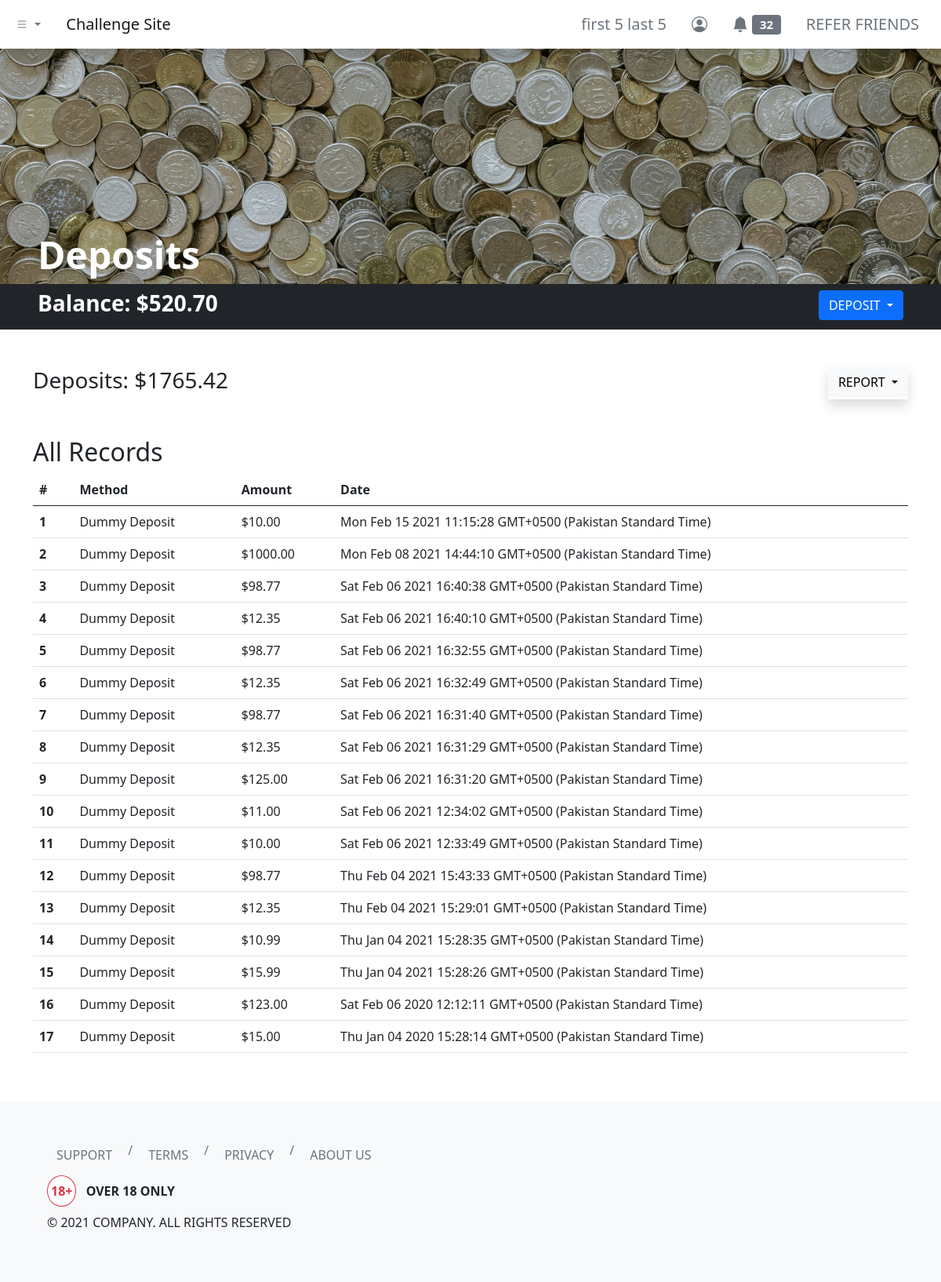
/dashboard/deposits/index.php (signed in), run on an earlier commit of the app's database.
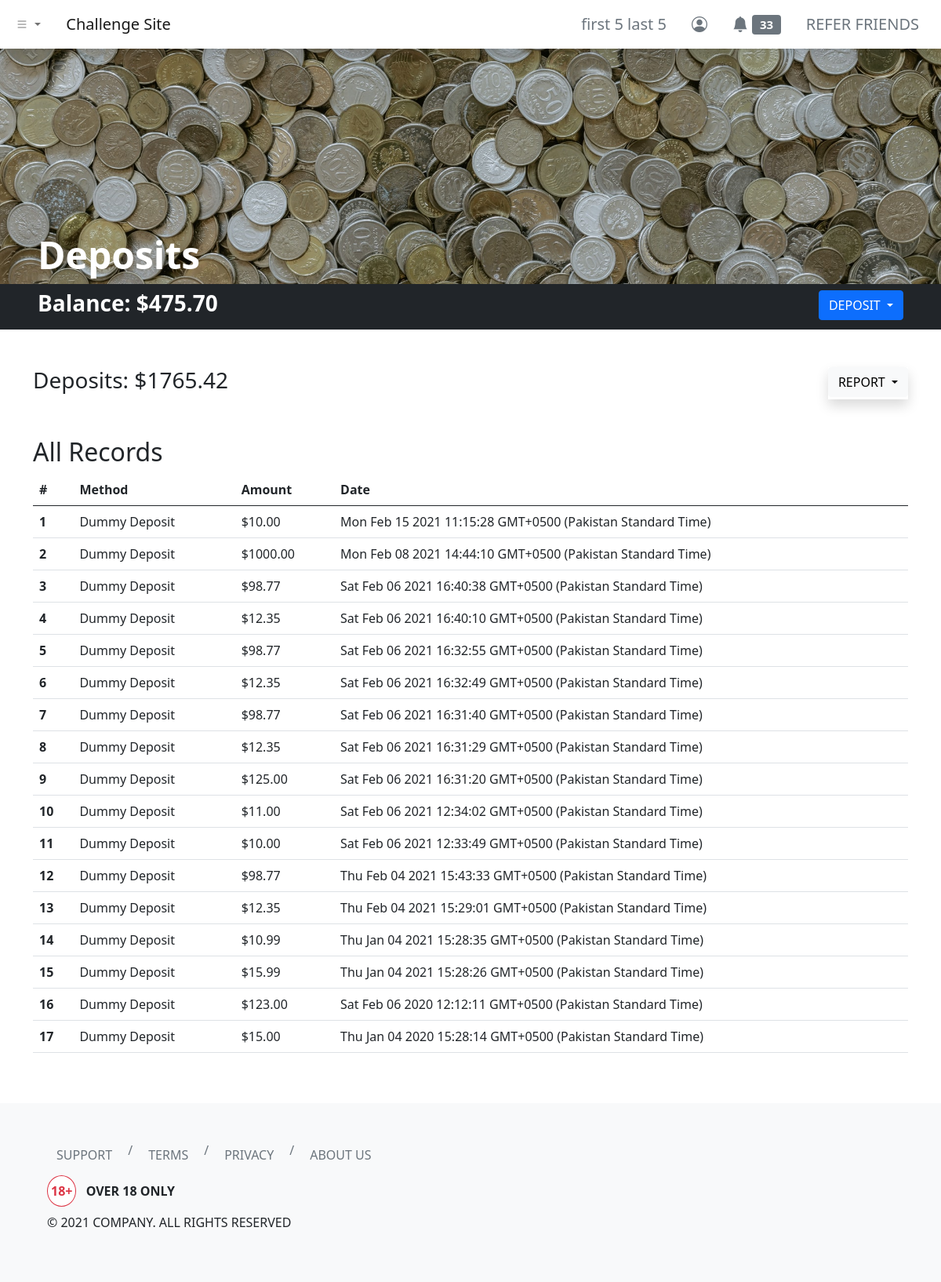
And on a later commit of the database.
### tables this page shows
CREATE TABLE `users` (
  `id` int(11) NOT NULL,
  `username` varchar(255) NOT NULL,
  `first_name` varchar(255) NOT NULL,
  `last_name` varchar(255) NOT NULL,
  `email` varchar(255) NOT NULL,
  `user_password` varchar(255) NOT NULL,
  `balance` decimal(65,30) UNSIGNED NOT NULL DEFAULT 0.000000000000000000000000000000,
  `skill_points` int(11) NOT NULL
);

CREATE TABLE `deposit_log` (
  `deposit_id` int(11) NOT NULL,
  `deposit_by` int(11) NOT NULL,
  `method` varchar(255) NOT NULL,
  `amount` decimal(65,30) UNSIGNED NOT NULL,
  `client_date` varchar(255) NOT NULL,
  `server_timestamp` timestamp NOT NULL DEFAULT current_timestamp()
);

### dashboard/deposits/index.php (the view, shortened to what this page needs)
<?php
include '../../header.php';
?>
<link rel="stylesheet" href="./index.css">
<div class="hero bg-dark d-flex align-items-end px-5">
    <h1 class="text-white display-5 fw-bold">Deposits</h1>
</div>
<div class="container-fluid bg-dark py-2 px-5">
    <div class="row">
        <div class="col d-flex justify-content-between">
            <h3 class="text-white fw-bold">Balance:
                <?php
                include_once '../../php-apis/db-config.php';
                $user_id = $_SESSION['id'];
                $sql3 = "SELECT * FROM users WHERE id=$user_id";
                $result3 = mysqli_query($conn, $sql3);
                if (mysqli_num_rows($result3) > 0) {
                    while ($row3 = mysqli_fetch_assoc($result3)) {
                        echo '$' . number_format($row3['balance'], 2, '.', '');
                    }
                } else {
                    header("Location: ../../php-apis/logout.php");
                    die();
                }
                ?>
            </h3>
            <div class="dropdown">
                <button class="btn btn-primary dropdown-toggle text-uppercase" type="button" data-bs-toggle="dropdown" aria-expanded="false">
                    Deposit
                </button>
            </div>
        </div>
    </div>
</div>
<div class="container my-5">
    <div class="row">
        <div class="col">
            <h3>Deposits:
                <?php
                $sql = "SELECT SUM(amount) AS depositSum FROM deposit_log WHERE deposit_by = $user_id";
                $result = mysqli_query($conn, $sql);
                if (mysqli_num_rows($result) > 0) {
                    while ($row = mysqli_fetch_assoc($result)) {
                        echo '$' . number_format($row['depositSum'], 2, '.', '');
                    }
                } else {
                    echo "$0.00";
                }
                ?>
            </h3>
        </div>
        <div class="col d-flex">
            <div class="dropdown shadow ms-auto">
                <button class="btn btn-light dropdown-toggle text-uppercase" type="button" data-bs-toggle="dropdown" aria-expanded="false">
                    Report
                </button>
            </div>
        </div>
    </div>
</div>
<div class="container my-5">
    <div class="row">
        <div class="col">
            <h2 class="text-capitalize"><?php echo (isset($_GET['report-filter']) && !empty($_GET['report-filter'])) ? (str_replace("-", " ", mysqli_real_escape_string($conn, clean_input($_GET['report-filter'])))) : ("All") ?> Records</h2>
            <table class="table">
                <thead>
                    <tr>
                        <th scope="col">#</th>
                        <th scope="col">Method</th>
                        <th scope="col">Amount</th>
                        <th scope="col">Date</th>
                    </tr>
                </thead>
                <tbody>
                    <?php
                    if (isset($_GET['report-filter']) && !empty($_GET['report-filter'])) {
                        $reportFilter = mysqli_real_escape_string($conn, clean_input($_GET["report-filter"]));
                        switch ($reportFilter) {
                            case "current-month":
                                $sql2 = "SELECT * FROM deposit_log WHERE MONTH(server_timestamp) = MONTH(CURRENT_DATE()) AND YEAR(server_timestamp) = YEAR(CURRENT_DATE()) AND deposit_by = $user_id ORDER BY server_timestamp DESC";
                                break;
                            case "previous-month":
                                $sql2 = "SELECT * FROM deposit_log WHERE YEAR(server_timestamp) = YEAR(CURRENT_DATE() - INTERVAL 1 MONTH) AND MONTH(server_timestamp) = MONTH(CURRENT_DATE() - INTERVAL 1 MONTH) AND deposit_by = $user_id ORDER BY server_timestamp DESC";
                                break;
                            case "current-year":
                                $sql2 = "SELECT * FROM deposit_log WHERE YEAR(server_timestamp) = YEAR(CURRENT_DATE()) AND deposit_by = $user_id ORDER BY server_timestamp DESC";
                                break;
                            case "all":
                                $sql2 = "SELECT * FROM deposit_log WHERE deposit_by = $user_id ORDER BY server_timestamp DESC";
                                break;
                            default:
                                $sql2 = "SELECT * FROM deposit_log WHERE deposit_by = $user_id ORDER BY server_timestamp DESC";
                        }
                    } else {
                        $sql2 = "SELECT * FROM deposit_log WHERE deposit_by = $user_id ORDER BY server_timestamp DESC";
                    }
                    $result2 = mysqli_query($conn, $sql2);
                    if (mysqli_num_rows($result2) > 0) {
                        $count = 1;
                        while ($row2 = mysqli_fetch_assoc($result2)) {
                    ?>
                            <tr>
                                <th scope="row"><?php echo $count; ?></th>
                                <td><?php echo $row2['method']; ?></td>
                                <td><?php echo '$' . number_format($row2['amount'], 2, '.', ''); ?></td>
                                <td><?php echo $row2['client_date']; ?></td>
                            </tr>
                        <?php
                            $count++;
                        }
                    } else {
                        ?>
                        <tr>
                            <td colspan="4" class="text-center text-danger">No Records Found!</td>
                        </tr>
                    <?php } ?>
                </tbody>
            </table>
        </div>
    </div>
</div>
<?php
include '../../footer.php';
?>

### header.php (shortened to what this page needs)
<?php
function urlPrefix()
{
    if (basename(getcwd()) === basename(__DIR__)) {
        return './';
    } elseif (basename(dirname(getcwd())) === basename(__DIR__)) {
        return '../';
    } elseif (basename(dirname(dirname(getcwd()))) === basename(__DIR__)) {
        return '../../';
    } elseif (basename(dirname(dirname(dirname(getcwd())))) === basename(__DIR__)) {
        return '../../../';
    } else {
        return './';
    }
}
?>
<!DOCTYPE html>
<html lang="en">
<head>
    <link href="https://cdn.jsdelivr.net/npm/bootstrap@5.0.0-beta2/dist/css/bootstrap.min.css" rel="stylesheet">
    <link rel="stylesheet" href="https://cdn.jsdelivr.net/npm/bootstrap-icons@1.3.0/font/bootstrap-icons.css">
</head>
<body>
    <nav class="navbar navbar-expand-sm navbar-light bg-white shadow">
        <div class="container-fluid">
            <ul class="navbar-nav me-4">
                <li class="nav-item dropdown">
                    <a class="nav-link dropdown-toggle" href="#" id="navbarDropdownMenuLink" role="button" data-bs-toggle="dropdown" aria-expanded="false">
                        <i class="bi bi-list"></i>
                    </a>
                </li>
            </ul>
            <a class="navbar-brand" href="<?php echo urlPrefix(); ?>">Challenge Site</a>
            <div class="collapse navbar-collapse" id="navbarNavDropdown">
                <ul class="navbar-nav ms-auto">
                    <?php if (isset($_SESSION['id'])) { ?>
                        <li class="nav-item">
                            <a class="btn btn-lg btn-outline-secondary border-0" aria-current="page" href="<?php echo urlPrefix() . 'dashboard/profile/'; ?>">
                                <?php
                                include_once urlPrefix() . 'php-apis/db-config.php';
                                $user_id = $_SESSION['id'];
                                $sql = "SELECT * FROM users WHERE id=$user_id";
                                $result = mysqli_query($conn, $sql);
                                if (mysqli_num_rows($result) > 0) {
                                    while ($row = mysqli_fetch_assoc($result)) {
                                        echo $row['first_name'] . ' ' . $row['last_name'];
                                    }
                                } else {
                                    header("Location: " . urlPrefix() . "php-apis/logout.php");
                                    die();
                                }
                                ?>
                            </a>
                        </li>
                        <li class="nav-item">
                            <a class="btn btn-lg btn-outline-secondary border-0" aria-current="page" href="<?php echo urlPrefix() . 'dashboard/profile/'; ?>"><i class="bi bi-person-circle"></i></a>
                        </li>
                        <li class="nav-item">
                            <a class="btn btn-lg btn-outline-secondary border-0" aria-current="page" href="<?php echo urlPrefix() . 'dashboard/notifications/'; ?>">
                                <i class="bi bi-bell-fill"></i>
                                <span class="badge bg-secondary">
                                    <?php
                                    $sql2 = "SELECT COUNT(*) AS unread_notifs FROM notifications WHERE notif_for = $user_id AND notif_status = 'unread'";
                                    $result2 = mysqli_query($conn, $sql2);
                                    if (mysqli_num_rows($result2) > 0) {
                                        while ($row2 = mysqli_fetch_assoc($result2)) {
                                            echo $row2['unread_notifs'];
                                        }
                                    } else {
                                        echo "0";
                                    }
                                    ?>
                                </span>
                            </a>
                        </li>
                        <li class="nav-item">
                            <a class="btn btn-lg btn-outline-secondary border-0" aria-current="page" href="<?php echo urlPrefix() . 'dashboard/refer/'; ?>">REFER FRIENDS</a>
                        </li>
                    <?php } else { ?>
                        <li class="nav-item">
                            <a class="btn btn-lg btn-outline-secondary border-0" aria-current="page" href="<?php echo urlPrefix() . 'login/'; ?>">ENTER</a>
                        </li>
                    <?php } ?>
                </ul>
            </div>
        </div>
    </nav>

### footer.php (shortened to what this page needs)
<footer class="bg-light p-5">
    <div class="container-fluid">
        <div class="row">
            <div class="col">
                <nav aria-label="breadcrumb">
                    <ol class="breadcrumb">
                        <li class="breadcrumb-item"><a class="btn btn-outline-secondary border-0" href="<?php echo urlPrefix() . 'help/'; ?>">SUPPORT</a></li>
                        <li class="breadcrumb-item"><a class="btn btn-outline-secondary border-0" href="<?php echo urlPrefix() . 'terms/'; ?>">TERMS</a></li>
                        <li class="breadcrumb-item"><a class="btn btn-outline-secondary border-0" href="<?php echo urlPrefix() . 'privacy/'; ?>">PRIVACY</a></li>
                        <li class="breadcrumb-item"><a class="btn btn-outline-secondary border-0" href="<?php echo urlPrefix() . 'about/'; ?>">ABOUT US</a></li>
                    </ol>
                </nav>
            </div>
        </div>
        <div class="row">
            <div class="col">
                <p class="fw-bold"><span class="border border-danger rounded-circle bg-white text-danger px-1 py-2 me-2">18+</span> OVER 18 ONLY</p>
                <p>© 2021 COMPANY. ALL RIGHTS RESERVED</p>
            </div>
        </div>
    </div>
</footer>
</body>
</html>

### dashboard/deposits/index.css (style rules this page uses)
.hero { background-image: url('../../images/pawel-czerwinski-PtHP1wFSSYI-unsplash.jpg'); background-position: center; background-repeat: no-repeat; background-size: cover; min-height: 300px; }

What changed in the data, as far as the page shows it:
changed users "first 5": balance "520.70" → "475.70"
Also different on the page:
new list line: "33"
list line gone: "32"
